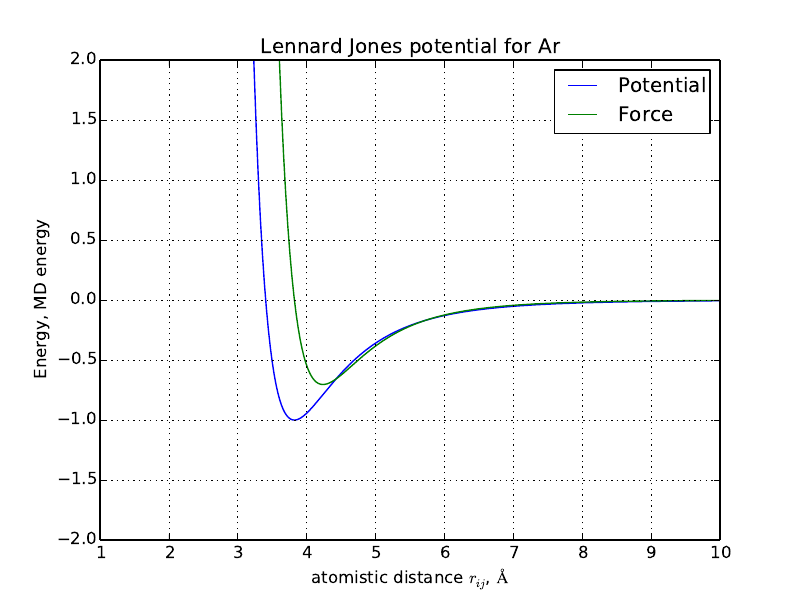

Write Python code to recreate this figure.
from matplotlib.pyplot import *
from scipy.optimize import curve_fit

from numpy import *


def LJ(x):
	epsilon = 1.00054
	sigma = 3.405
	return 4*epsilon*(	(sigma/x)**12 - (sigma/x)**6	)



def F(x):
	epsilon = 1.00054
	sigma = 3.405
	return 24*epsilon*(	2*(sigma/x)**12 - (sigma/x)**6	)*1/x

r = linspace(1,10,10000)
ev = 1.60217662e-19
MD = 1.651e-21
print ev/MD

plot(r,LJ(r), label = 'Potential')
plot(r, F(r), label = 'Force')
ylim([-2,2])
legend()
grid('on')
xlabel('atomistic distance $r_{ij}$, $\AA$')
ylabel('Energy, MD energy')
title('Lennard Jones potential for Ar')
savefig('LJ.pdf')
